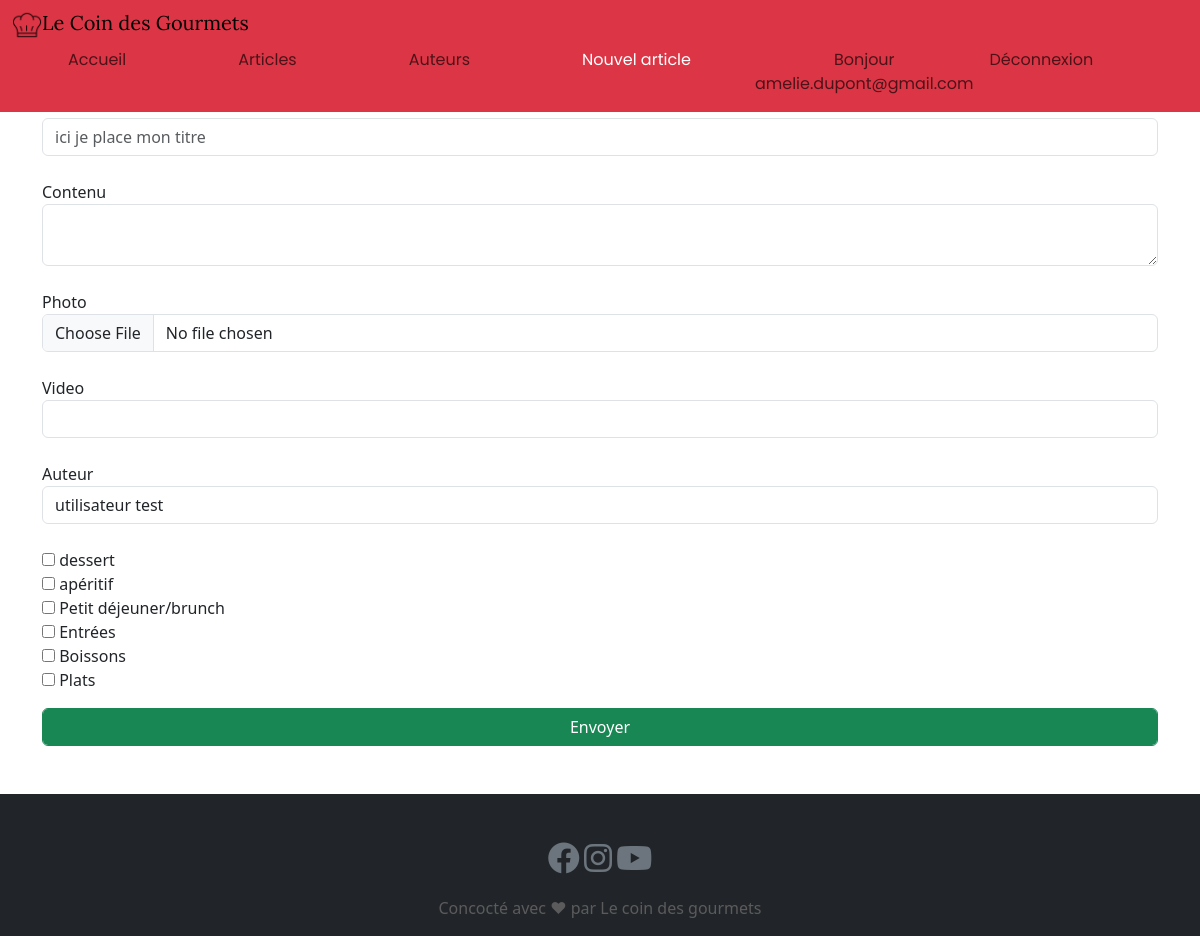
The page /article_new.php (signed in) on the database its author committed.
### tables this page shows
CREATE TABLE `categorie` (
  `id_categorie` int(11) NOT NULL,
  `nom` varchar(25) DEFAULT NULL
);

### article_new.php (called while the page is built, shortened)
<?php
require_once './model/auteur.php';
require_once './model/categorie.php';
$authorModel = new Auteur();
$authorList = $authorModel->getAllAuthor();
$categoryModel = new Category();
$categoryList= $categoryModel->getAllCategory();
include './template_view/article_new.phtml';

### model/auteur.php (called while the page is built, shortened)
<?php
class Auteur
{
    public function getAllAuthor(): array
    {
        $conn = connect();
        $query = $conn->prepare("SELECT * FROM auteur");
        $query->execute();
        $result = $query->fetchAll(PDO::FETCH_OBJ);
        return ($result);
    }
}

### model/categorie.php (called while the page is built, shortened)
<?php
Class Category
{
  public function getAllCategory()
  {
    $conn = connect();
    $query = $conn->prepare("SELECT * FROM categorie");
    $query->execute();
    $result = $query->fetchAll(PDO::FETCH_OBJ);
    return ($result);
  }
}

### template_view/article_new.phtml (the view, shortened to what this page needs)
<!DOCTYPE html>
<html lang="fr">
<head>
    <?php include_once './include/script.php'; ?>
    <link rel="stylesheet" href="./assets/css/style.css">
</head>
<body>
    <main>
        <?php include_once './include/menu.php'; ?>
        <div class="container mt-20">
            <br>
            <h1 class="mt-50 text-center mb-10">Rédigez une nouvelle recette</h1>
            <form action="article_new.php" method="post" enctype="multipart/form-data">
                <label>Titre</label>
                <input class="form-control" name="titre" id="titre" placeholder="ici je place mon titre"><br>
                <label>Contenu</label>
                <textarea class="form-control" name="contenu"></textarea><br>
                <label>Photo</label>
                <input class="form-control" type="file" name="photo" accept="image/jpeg"><br>
                <label>Video</label>
                <input class="form-control" type="text" name="video"><br>
                <label>Auteur</label>
                <select class="form-control" name="id_auteur">
                    <?php foreach ($authorList as $row) { ?>
                        <option value="<?php echo $row->id_auteur; ?>"> <?php echo $row->nom . ' ' . $row->prenom ?></option>
                    <?php } ?>
                </select>
                <br>
                <?php foreach ($categoryList as $row) { ?>
                    <input type="checkbox" name="category[]" value="<?php echo $row->id_categorie; ?>"> <?php echo $row->nom; ?><br>
                <?php } ?>
                <div class="div mt-3 mb-5">
                    <input class="form-control btn btn-success mt-10" type="submit" value="Envoyer">
                </div>
            </form>
        </div>
    </main>
    <?php include_once './include/footer.php'; ?>
</body>
</html>

### assets/css/style.css (style rules this page uses)
:root { --primary : #961C02; --gris1 : #010101; --gris2 : #5C5B5B; --gris3 : #999897; --blanc : #FFFFFF; --background : #F5F5F5; }
h1 { font-family: 'Lora', Georgia, 'Times New Roman', Times, serif; font-weight: 400; font-size: 3.25rem; color: var(--gris1); }

### rows shown on the page
categorie: nom "dessert"
categorie: nom "apéritif"
categorie: nom "Petit déjeuner/brunch"
categorie: nom "Entrées"
categorie: nom "Boissons"
categorie: nom "Plats"

### other values the page prints
$emailSession "amelie.dupont@gmail.com"
form field id_auteur "utilisateur test"
